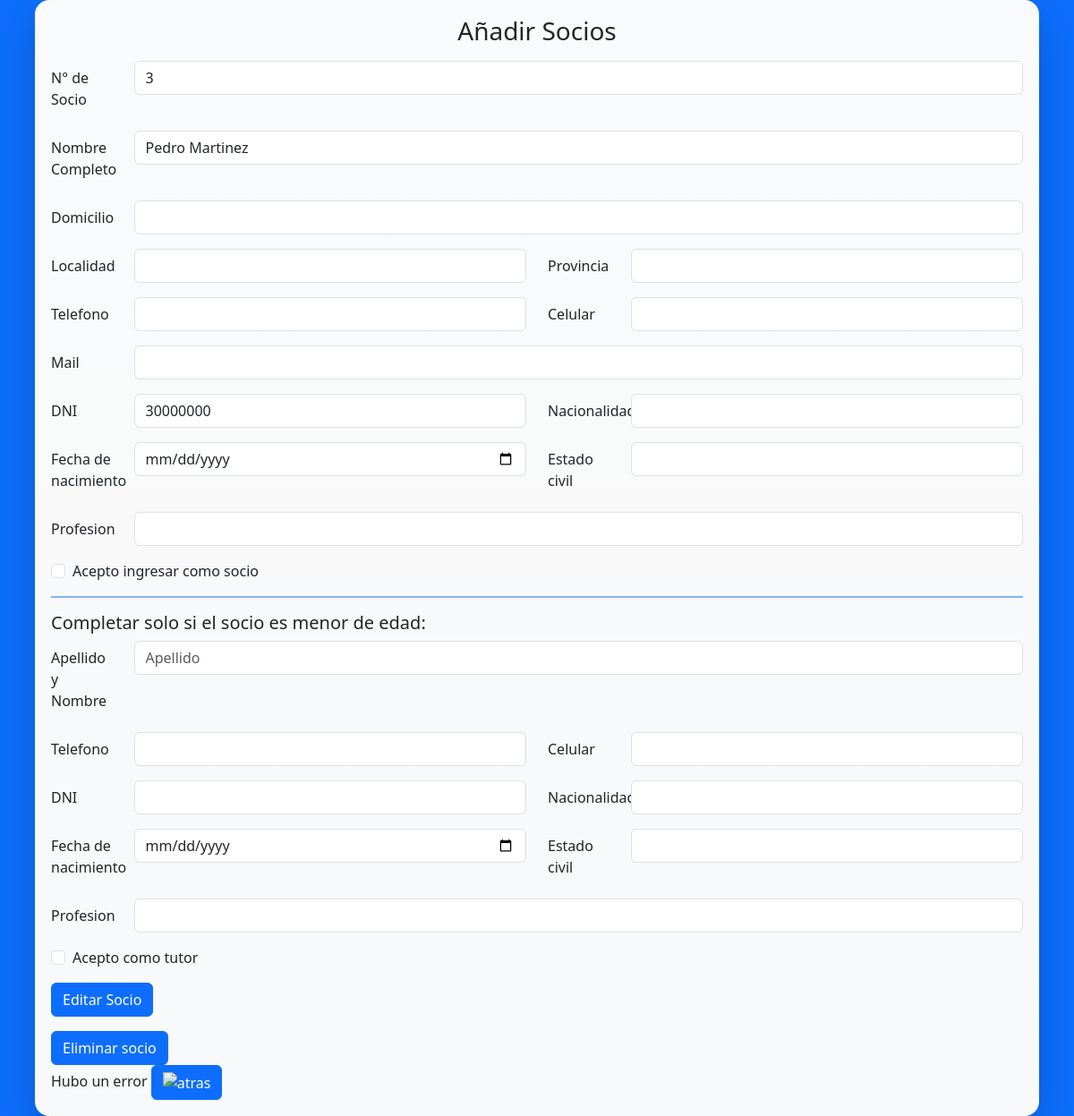
Screenshot of /socios/socio_detalle.php?data=3 (signed in) with the database file from the repository.
### tables this page shows
CREATE TABLE `socios` (
  `Id` int(11) NOT NULL,
  `nombre` text NOT NULL,
  `fecha` text NOT NULL,
  `DNI` int(12) NOT NULL
);

### socios/socio_detalle.php (the view, shortened to what this page needs)
<?php
include '../db.php';
if(isset($_GET["data"]))
{
    $data = $_GET["data"];
    $sql2 = "SELECT * FROM socios WHERE Id = '$data' ";
    $id = mysqli_query($conn, $sql2);
      if ($id->num_rows > 0) {
      $row = mysqli_fetch_assoc($id);
      $nombre = ($row['nombre']);
      $dni = ($row['DNI']);
      $id = ($row['Id']);
      $localidad = ($row['Localidad']);
      $provincia = ($row['Provincia']);
      $telefono = ($row['Telefono']);
      $celular = ($row['Celular']);
      $mail = ($row['Mail']);
      $domicilio = ($row['Domicilio']);
      $nacionalidad = ($row['Nacionalidad']);
      $nacimiento = ($row['Fecha_nacimiento']);
      $ecivil = ($row['Estado_Civil']);
      $profesion = ($row['Profesion']);
      $apellido_t = ($row['nombre_tutor']);
      $telefono_t = ($row['telefono_tutor']);
      $celular_t = ($row['celular_tutor']);
      $DNI_t = ($row['DNI_tutor']);
      $nacionalidad_t = ($row['nacionalidad_tutor']);
      $nacimiento_t = ($row['fecha_nac_tutor']);
      $ecivil_t = ($row['estado_tutor']);
      $profesion_t = ($row['profesion_tutor']);
    }
}
?>
<!DOCTYPE html>
<html lang="en">
    <head>
        <link href="https://cdn.jsdelivr.net/npm/bootstrap@5.3.0-alpha1/dist/css/bootstrap.min.css" rel="stylesheet">
    </head>
    <body data-spy="scroll" data-offset="0" data-target="#navigation" class="bg-primary row">
    <main class="container-sm border border-2 border-light rounded-4 bg-light bg-gradient shadow-lg p-3 col-11">
    <h3 class="h3 text-center mb-3">Añadir Socios</h3>
    <form action="" method="post" class="mb-3">
    <div class="mb-3 row">
    <label for="id" class="col-sm-1 col-form-label">N° de Socio</label>
    <div class="col-sm-11">
      <input type="text" readonly="readonly" class="form-control" id="id" name="id" require="true" value="<?=$id ?>">
    </div>
  </div>
  <div class="mb-3 row">
    <label for="nombre" class="col-sm-1 col-form-label">Nombre Completo</label>
    <div class="col-sm-11">
      <input type="Text" class="form-control" id="nombre" name="nombre" placeholder="Nombre" require="true" value="<?=$nombre?>">
    </div>
  </div>
  <div class="mb-3 row">
    <label for="domicilio" class="col-sm-1 col-form-label">Domicilio</label>
    <div class="col-sm-11">
      <input type="text" class="form-control" id="domicilio" name="domicilio"  require="true" value="<?=$domicilio?>">
    </div>
</div>
<div class="mb-3 row">
    <label for="localidad" class="col-sm-1 col-form-label">Localidad</label>
    <div class="col-sm-5">
      <input type="text" class="form-control" id="localidad" name="localidad"  require="true" value="<?=$localidad?>">
    </div>
    <label for="provincia" class="col-sm-1 col-form-label">Provincia</label>
    <div class="col-sm-5">
      <input type="text" class="form-control" id="provincia" name="provincia"  require="true" value="<?=$provincia?>">
    </div>
</div>
<div class="mb-3 row">
    <label for="telefono" class="col-sm-1 col-form-label">Telefono</label>
    <div class="col-sm-5">
      <input type="text" class="form-control" id="telefono" name="telefono"  require="true" value="<?=$telefono?>">
    </div>
    <label for="celular" class="col-sm-1 col-form-label">Celular</label>
    <div class="col-sm-5">
      <input type="text" class="form-control" id="celular" name="celular"  require="true" value="<?=$celular?>">
    </div>
</div>
<div class="mb-3 row">
    <label for="mail" class="col-sm-1 col-form-label">Mail</label>
    <div class="col-sm-11">
      <input type="text" class="form-control" id="mail" name="mail"  require="true" value="<?=$mail?>">
    </div>
</div>
<div class="mb-3 row">
    <label for="DNI" class="col-sm-1 col-form-label">DNI</label>
    <div class="col-sm-5">
      <input type="text" class="form-control" id="DNI" name="DNI"  require="true" value="<?=$dni?>">
    </div>
    <label for="nacionalidad" class="col-sm-1 col-form-label">Nacionalidad</label>
    <div class="col-sm-5">
      <input type="text" class="form-control" id="nacionalidad" name="nacionalidad"  require="true" value="<?=$nacionalidad?>">
    </div>
</div>
<div class="mb-3 row">
    <label for="nacimiento" class="col-sm-1 col-form-label">Fecha de nacimiento</label>
    <div class="col-sm-5">
      <input type="date" class="form-control" id="nacimiento" name="nacimiento"  require="true" value="<?=$nacimiento?>">
    </div>
    <label for="ecivil" class="col-sm-1 col-form-label">Estado civil</label>
    <div class="col-sm-5">
      <input type="text" class="form-control" id="ecivil" name="ecivil"  require="true" value="<?=$ecivil?>">
    </div>
</div>
<div class="mb-3 row">
    <label for="profesion" class="col-sm-1 col-form-label">Profesion</label>
    <div class="col-sm-11">
      <input type="text" class="form-control" id="profesion" name="profesion"  require="true" value="<?=$profesion?>">
    </div>
</div>
<div class="form-check mb-3">
  <input class="form-check-input" type="checkbox" value="" id="aceptar">
  <label class="form-check-label" for="aceptar">
    Acepto ingresar como socio
  </label>
</div>
<hr class="border border-primary border opacity-50">
<h4 class="h5">Completar solo si el socio es menor de edad:</h4>
    <div class="mb-3 row">
    <label for="apellido-nombre" class="col-sm-1 col-form-label">Apellido y Nombre</label>
    <div class="col-sm-11">
      <input type="text" class="form-control" id="apellido-t" name="apellido-t" placeholder="Apellido" value="<?=$apellido_t?>">
    </div>
  </div>
  <div class="mb-3 row">
    <label for="telefono-t" class="col-sm-1 col-form-label">Telefono</label>
    <div class="col-sm-5">
      <input type="text" class="form-control" id="telefono-t" name="telefono-t" value="<?=$telefono_t?>">
    </div>
    <label for="celular-t" class="col-sm-1 col-form-label">Celular</label>
    <div class="col-sm-5">
      <input type="text" class="form-control" id="celular-t" name="celular-t" value="<?=$celular_t?>">
    </div>
</div>
<div class="mb-3 row">
    <label for="DNI-t" class="col-sm-1 col-form-label">DNI</label>
    <div class="col-sm-5">
      <input type="text" class="form-control" id="DNI-t" name="DNI-t" value="<?=$DNI_t?>">
    </div>
    <label for="nacionalidad-t" class="col-sm-1 col-form-label">Nacionalidad</label>
    <div class="col-sm-5">
      <input type="text" class="form-control" id="nacionalidad-t" name="nacionalidad-t" value="<?=$nacionalidad_t?>">
    </div>
</div>
<div class="mb-3 row">
    <label for="nacimiento-t" class="col-sm-1 col-form-label">Fecha de nacimiento</label>
    <div class="col-sm-5">
      <input type="date" class="form-control" id="nacimiento-t" name="nacimiento-t" value="<?=$nacimiento_t?>">
    </div>
    <label for="ecivil-t" class="col-sm-1 col-form-label">Estado civil</label>
    <div class="col-sm-5">
      <input type="text" class="form-control" id="ecivil-t" name="ecivil-t" value="<?=$ecivil_t?>">
    </div>
</div>
<div class="mb-3 row">
    <label for="profesion-t" class="col-sm-1 col-form-label">Profesion</label>
    <div class="col-sm-11">
      <input type="text" class="form-control" id="profesion-t" name="profesion-t" value="<?=$profesion_t?>">
    </div>
</div>
<div class="form-check mb-3">
  <input class="form-check-input" type="checkbox" value="" id="aceptar-t">
  <label class="form-check-label" for="aceptar">
    Acepto como tutor
  </label>
</div>
<button type="submit" id="submit" name="submit" class="btn btn-primary">Editar Socio</button>
  </form>
  <form action="eliminar_socio.php?data=<?php echo $id; ?>" method="post">
  <button type="submit" class="btn btn-primary">Eliminar socio</button>
  </form>
    <?
    if($result)
    {
        header ("Location: /socios.php");
    }
        else
    {
        echo "Hubo un error";
    }
    ?>
    <a href="../main.php" class="btn btn-primary rounded"><img src="../volver.png" alt="atras" style="width:32px"></a>
</main>
    </body>
</html>

### rows the page displays
socios: id "3", nombre "Pedro Martinez", DNI "30000000"
